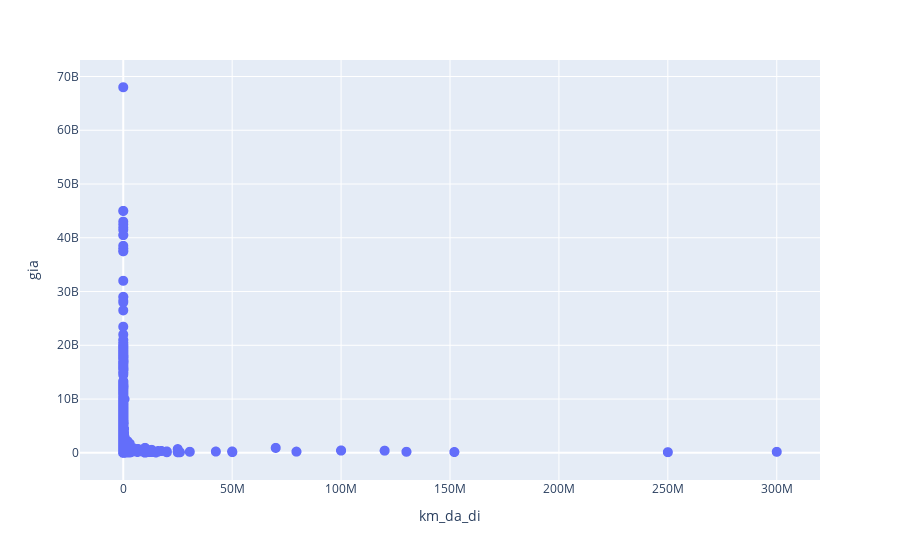

This figure's notebook cell:
### Code cell
df = df[df.km_da_di < 1e9]
import plotly.express as px
fig = px.scatter(df, y="gia", x="km_da_di")
fig.update_traces(marker_size=10)
fig.show()

### Figure 1 — Plotly figure (JSON) as saved in the notebook; plotly's stock layout.template omitted (floating-point values rounded to 4 significant figures; data arrays with more than 128 entries replaced by an {"elided": "..."} marker saying what was removed)
{"data": [{"hovertemplate": "km_da_di=%{x}<br>gia=%{y}<extra></extra>", "legendgroup": "", "marker": {"color": "#636efa", "size": 10, "symbol": "circle"}, "mode": "markers", "name": "", "showlegend": false, "type": "scattergl", "x": {"elided": "54598 int values"}, "xaxis": "x", "y": {"elided": "54598 int values"}, "yaxis": "y"}], "layout": {"legend": {"tracegroupgap": 0}, "margin": {"t": 60}, "xaxis": {"anchor": "y", "domain": [0, 1], "title": {"text": "km_da_di"}}, "yaxis": {"anchor": "x", "domain": [0, 1], "title": {"text": "gia"}}}}
